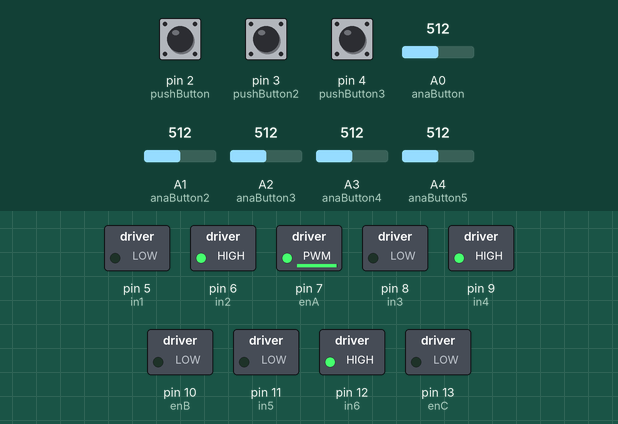
The sketch below on a simulated Arduino Uno, built with avr-gcc and run on an emulated ATmega328P. Shown: switched loads named in the sketch (green lamp = pin HIGH). The inputs (shaded band) are chosen by the test bench; at power-on: pin 2 (pushButton) LOW, pin 3 (pushButton2) LOW, A0 (anaButton) = 512, A1 (anaButton2) = 512, pin 4 (pushButton3) LOW, A2 (anaButton3) = 512, A3 (anaButton4) = 512, A4 (anaButton5) = 512.

Above: at 1.2 s.
1.3 s: pin 2 (pushButton) pulled HIGH for 0.15 s
At 1.4 s:
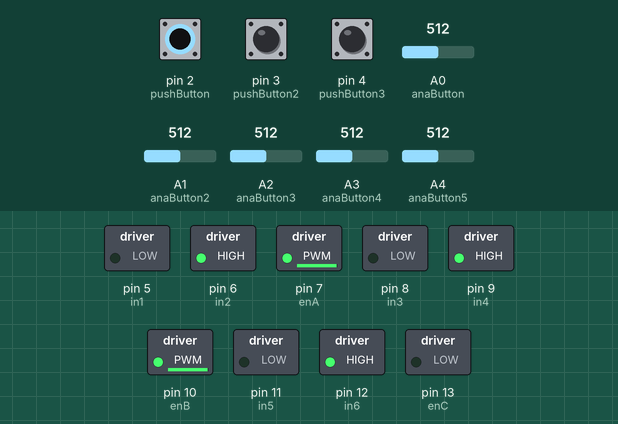
3.0 s: pin 3 (pushButton2) pulled HIGH for 1 s
At 3.8 s:
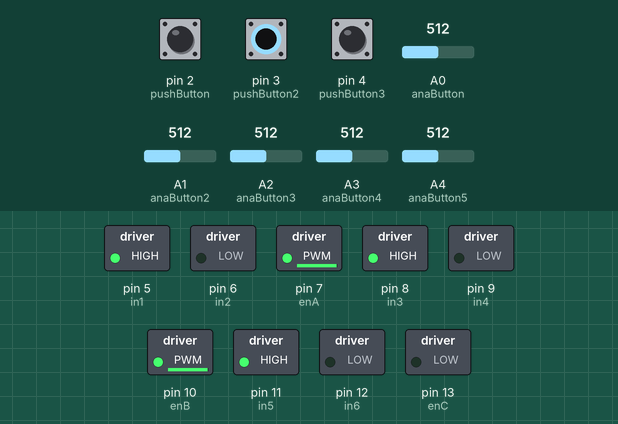
5.5 s: A0 (anaButton) set to 106
7.0 s: A0 (anaButton) set to 96
At 8.1 s:
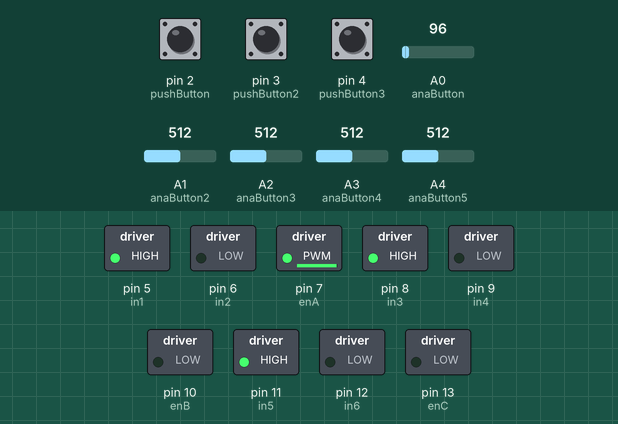
8.5 s: A1 (anaButton2) set to 109
10.0 s: A1 (anaButton2) set to 91
At 10.8 s:
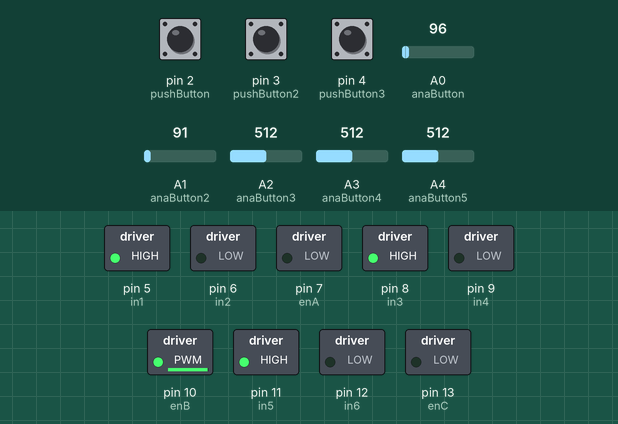
Timing chart, 0 to 12.5 s (numbered marks = the images above; inputs shaded):
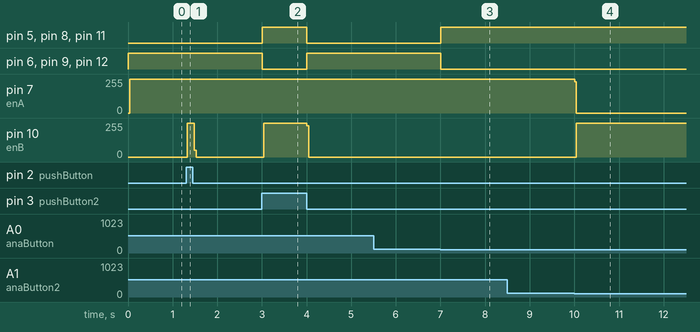

Measured:
- the behaviour switches between 101 and 100 on A0 (anaButton) (found by bisection; images 2 and 3)
- the behaviour switches between 101 and 100 on A1 (anaButton2) (found by bisection; images 3 and 4)
- after the input at 1.3 s, pin 10 (enB): 0/255 → 252/255 at once, → 0/255 0.16 s later
- after the input at 3.0 s, pin 5 (in1), pin 8 (in3), pin 11 (in5): LOW → HIGH at once, → LOW 1.0 s later; pin 6 (in2), pin 9 (in4), pin 12 (in6): HIGH → LOW at once, → HIGH 1.0 s later; pin 10 (enB): 0/255 → 252/255 at once, → 0/255 0.96 s later
- after the input at 5.5 s, every drawn part: stays the same
- after the input at 7.0 s, pin 5 (in1), pin 8 (in3), pin 11 (in5): LOW → HIGH at once; pin 6 (in2), pin 9 (in4), pin 12 (in6): HIGH → LOW at once
- after the input at 8.5 s, every drawn part: stays the same
- after the input at 10.0 s, pin 7 (enA): 252/255 → 0/255 at once; pin 10 (enB): 0/255 → 252/255 at once

The sketch:

code.ino
```cpp
int stat = 1;

//motor A
int enA = 7 ;
int in1 =5;
int in2 =6;

//motor B
int enB = 10;
int in3 = 8;
int in4 =9;

//motor C
int enC = 13;
int in5 =  11;
int in6 = 12;


int pushButton = 2;
int pushButton2 =3;


int pushButton3 =4;
int anaButton = A0;
int anaButton2 = A1;
int anaButton3 = A2;

int anaButton4 = A3;
int anaButton5 = A4;
int speedC = 0;

void setup() {

  Serial.begin(9600);
  pinMode(pushButton, INPUT);
  pinMode(pushButton2, INPUT);
  pinMode(pushButton3, INPUT);


  pinMode(enA,OUTPUT);
  pinMode(in1,OUTPUT);
  pinMode(in2,OUTPUT);

  pinMode(enB,OUTPUT);
  pinMode(in3,OUTPUT);
  pinMode(in4,OUTPUT);

  pinMode(enC,OUTPUT);
  pinMode(in5,OUTPUT);
  pinMode(in6,OUTPUT);

}


void loop() {

  int buttonState = digitalRead(pushButton);
  int buttonState2 = digitalRead(pushButton2);
  int buttonState3 = digitalRead(pushButton3);


  int buttonState4 = analogRead(anaButton);
  int buttonState5 = analogRead(anaButton2);
  int buttonState6 = analogRead(anaButton3);
  int buttonState7 = analogRead(anaButton4);
  int buttonState8 = analogRead(anaButton5);


   if(stat == 1 ){
    digitalWrite(in1,HIGH);
    digitalWrite(in2,LOW);
    digitalWrite(in3,HIGH);
    digitalWrite(in4,LOW);
    digitalWrite(in5,HIGH);
    digitalWrite(in6,LOW);
  }else if( stat == 0){
    digitalWrite(in1,LOW);
    digitalWrite(in2,HIGH);
    digitalWrite(in3,LOW);
    digitalWrite(in4,HIGH);
    digitalWrite(in5,LOW);
    digitalWrite(in6,HIGH);
 }

      analogWrite(enA,0);
      analogWrite(enB,0);
  if(buttonState == 1){
   stat = 0;
      analogWrite(enA,255);
      analogWrite(enB,255);
  }else if(buttonState2 == 1){
      stat = 1;
      analogWrite(enA,255);
      analogWrite(enB,255);
  }else if(buttonState3 == 1){
      stat = 0;
      analogWrite(enA,0);
      analogWrite(enB,255);

     //Serial.println("Didgi 4");
  }else if(buttonState4 > 100){
      stat = 0;
      analogWrite(enA,255);
      analogWrite(enB,0);

    //Serial.println("Analog A0");
  }else if(buttonState5 > 100){
       stat = 1;
      analogWrite(enA,255);
      analogWrite(enB,0);
  }else if(buttonState6 > 100){
       stat = 1;
      analogWrite(enA,0);
      analogWrite(enB,255);
  }else if(buttonState7 > 100){
    stat = 1;
      if(speedC == 0){
         speedC = 0;
      }else{
        speedC = speedC -1;
      }

     analogWrite(enC,speedC);

    Serial.println(speedC);

  }else if(buttonState8 > 100){
     stat = 1;
      if(speedC == 255){
         speedC = 255;
      }else{
        speedC = speedC +1;
      }

     analogWrite(enC,speedC);
     Serial.println(speedC);

  }

  delay(1);


}
```
